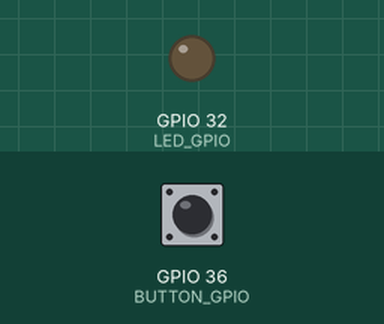
A sketch run on a simulated ESP32. Parts: output pins drawn as LEDs (lit = HIGH). The test bench sets the inputs (shaded band); at power-on: GPIO 36 (BUTTON_GPIO) LOW.

Above: at 1.2 s.
1.3 s: GPIO 36 (BUTTON_GPIO) pulled HIGH for 0.15 s
At 1.37 s:
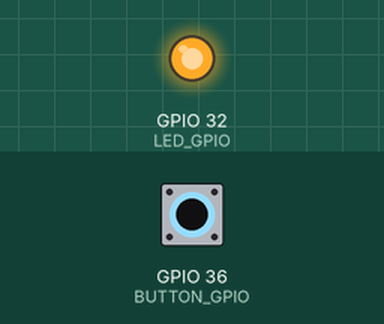
2.9 s: GPIO 36 (BUTTON_GPIO) pulled HIGH for 3.2 s
At 7.1 s:
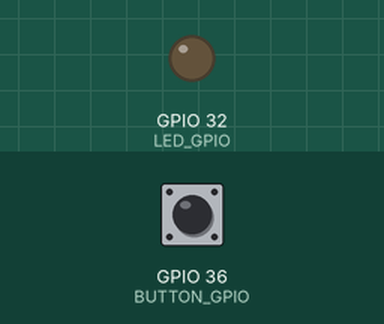
Timing chart, 0 to 8.6 s (numbered marks = the images above; inputs shaded):
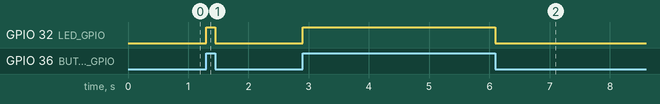

The sketch:

ESP32readingButton.ino
```cpp
/*  04.040 - ESP32 Digital input with button example
   This sketch shows you how to read the state of a button using an ESP32.
   When the button is pressed, the LED turns on.
   When the button is depressed, the LED turns off.
   This sketch was written by Peter Dalmaris using information from the
   ESP32 datasheet and examples.
   Components
   ----------
    - ESP32 Dev Kit v4
    - LED
    - 320 Ohm resistor
    - Button
    - 10 KOhm resistor
    IDE
    ---
    Arduino IDE with ESP32 Arduino Code
    (https://github.com/espressif/arduino-esp32)
    Libraries
    ---------
    - None
    -
   Connections
   -----------
    Refer to wiring diagram for a visual wiring guide
    ESP32 Dev Kit |     Component
    ------------------------------
          GND      |    LED Cathode
          GPIO32   |    LED Anode via 320 Ohm resistor
          GPIO36   |    Button read pin, plus 10 KOhm pull-down resistor to GND
          GND      |    Button GND pin
    It is possible to use any other GPIO that can be configured as an output or input.
    This excludes GPIO 34, 35, 36, 37, 38, 39 (these only work as inputs).
    Other information
    -----------------
    1. ESP32 Datasheet: https://www.espressif.com/sites/default/files/documentation/esp32_datasheet_en.pdf
    Created on March 26 2019 by Peter Dalmaris
*/


const byte LED_GPIO = 32;
const byte BUTTON_GPIO = 36;

// variables will change:
int buttonState = 0;         // variable for reading the pushbutton status

// the setup function runs once when you press reset or power the board
void setup() {
  // initialize digital pin LED_GPIO as an output.
  pinMode(LED_GPIO, OUTPUT);

  // initialize the pushbutton pin as an input:
  pinMode(BUTTON_GPIO, INPUT);
}

// the loop function runs over and over again forever
void loop() {
  // read the state of the pushbutton value:
  buttonState = digitalRead(BUTTON_GPIO);

  // check if the pushbutton is pressed. If it is, the buttonState is HIGH:
  if (buttonState == HIGH) {
    // turn LED on:
    digitalWrite(LED_GPIO, HIGH);
  } else {
    // turn LED off:
    digitalWrite(LED_GPIO, LOW);
  }
}
```

Measured:
- after the input at 1.3 s, GPIO 32 (LED_GPIO): LOW → HIGH at once, → LOW 0.15 s later
- after the input at 2.9 s, GPIO 32 (LED_GPIO): LOW → HIGH at once, → LOW 3.2 s later
